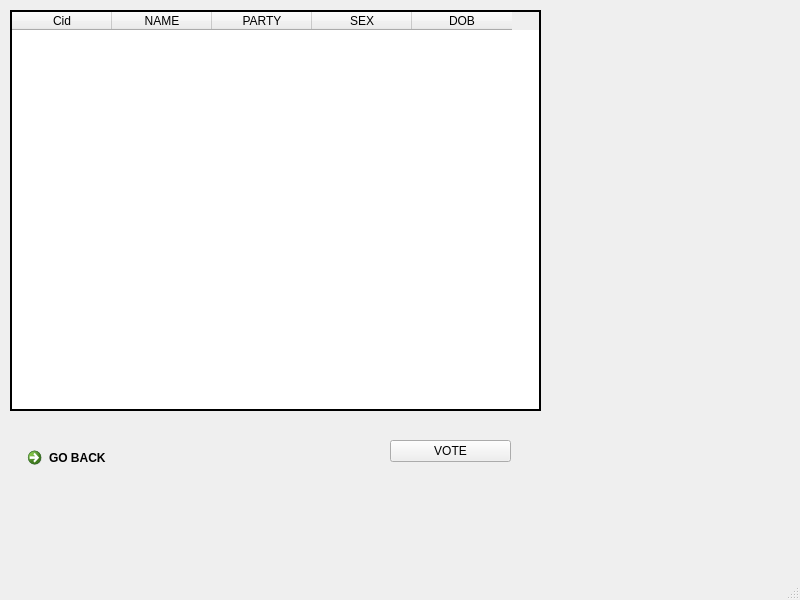
<?xml version="1.0" encoding="UTF-8"?>
<ui version="4.0">
 <class>view_candidates</class>
 <widget class="QMainWindow" name="view_candidates">
  <property name="geometry">
   <rect>
    <x>0</x>
    <y>0</y>
    <width>800</width>
    <height>600</height>
   </rect>
  </property>
  <property name="windowTitle">
   <string>MainWindow</string>
  </property>
  <widget class="QWidget" name="centralwidget">
   <widget class="QTableWidget" name="tableWidget">
    <property name="geometry">
     <rect>
      <x>10</x>
      <y>10</y>
      <width>531</width>
      <height>401</height>
     </rect>
    </property>
    <property name="font">
     <font>
      <stylestrategy>PreferAntialias</stylestrategy>
     </font>
    </property>
    <property name="autoFillBackground">
     <bool>true</bool>
    </property>
    <property name="frameShape">
     <enum>QFrame::WinPanel</enum>
    </property>
    <property name="frameShadow">
     <enum>QFrame::Plain</enum>
    </property>
    <property name="editTriggers">
     <set>QAbstractItemView::NoEditTriggers</set>
    </property>
    <property name="alternatingRowColors">
     <bool>true</bool>
    </property>
    <property name="selectionMode">
     <enum>QAbstractItemView::NoSelection</enum>
    </property>
    <property name="selectionBehavior">
     <enum>QAbstractItemView::SelectRows</enum>
    </property>
    <property name="gridStyle">
     <enum>Qt::SolidLine</enum>
    </property>
    <column>
     <property name="text">
      <string>Cid</string>
     </property>
    </column>
    <column>
     <property name="text">
      <string>NAME</string>
     </property>
    </column>
    <column>
     <property name="text">
      <string>PARTY</string>
     </property>
    </column>
    <column>
     <property name="text">
      <string>SEX</string>
     </property>
    </column>
    <column>
     <property name="text">
      <string>DOB</string>
     </property>
    </column>
   </widget>
   <widget class="QCommandLinkButton" name="commandLinkButton">
    <property name="geometry">
     <rect>
      <x>20</x>
      <y>440</y>
      <width>174</width>
      <height>41</height>
     </rect>
    </property>
    <property name="text">
     <string>GO BACK</string>
    </property>
   </widget>
   <widget class="QPushButton" name="pushButton">
    <property name="geometry">
     <rect>
      <x>390</x>
      <y>440</y>
      <width>121</width>
      <height>22</height>
     </rect>
    </property>
    <property name="text">
     <string>VOTE</string>
    </property>
   </widget>
  </widget>
  <widget class="QStatusBar" name="statusbar"/>
 </widget>
 <resources/>
 <connections/>
</ui>
